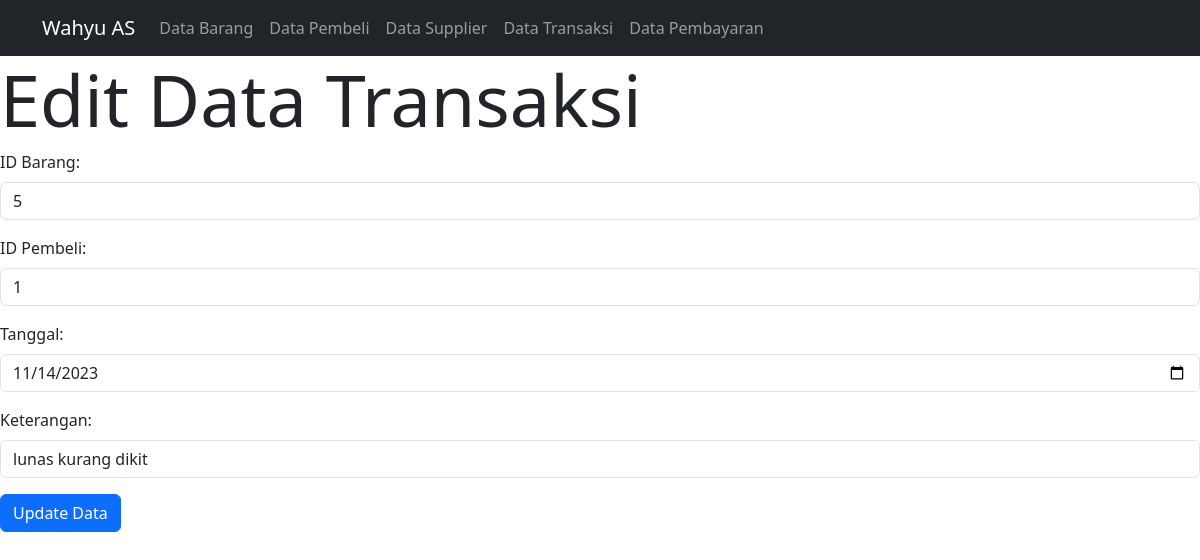
Screenshot of /Transaksi/ubah_transaksi.php?id=1 with the database file from the repository.
### tables this page shows
CREATE TABLE `transaksi` (
  `id_transaksi` int(11) NOT NULL,
  `id_barang` int(11) NOT NULL,
  `id_pembeli` int(11) NOT NULL,
  `tanggal` date NOT NULL,
  `keterangan` varchar(100) NOT NULL
);

### Transaksi/ubah_transaksi.php (the view, shortened to what this page needs)
<?php
require '../Functions/functions.php';
if (isset($_GET['id'])) {
    $id_transaksi = $_GET['id'];
    $transaksi_to_edit = query("SELECT * FROM transaksi WHERE id_transaksi = $id_transaksi")[0];
} else {
    header("Location: data_transaksi.php");
    exit();
}
?>
<!DOCTYPE html>
<html lang="en">
<head>
    <link href="https://cdn.jsdelivr.net/npm/bootstrap@5.3.2/dist/css/bootstrap.min.css" rel="stylesheet">
</head>
<body>
    <?php echo generateNavigation(); ?>
    <h1 class="display-2">Edit Data Transaksi</h1>
    <form action="" method="post">
    <div class="mb-3">
        <label for="id_barang" class="form-label">ID Barang:</label>
        <input type="text" name="id_barang" id="id_barang" class="form-control" value="<?= $transaksi_to_edit['id_barang']; ?>" required>
    </div>
    <div class="mb-3">
        <label for="id_pembeli" class="form-label">ID Pembeli:</label>
        <input type="text" name="id_pembeli" id="id_pembeli" class="form-control" value="<?= $transaksi_to_edit['id_pembeli']; ?>" required>
    </div>
    <div class="mb-3">
        <label for="tanggal" class="form-label">Tanggal:</label>
        <input type="date" name="tanggal" id="tanggal" class="form-control" value="<?= $transaksi_to_edit['tanggal']; ?>" required>
    </div>
    <div class="mb-3">
        <label for="keterangan" class="form-label">Keterangan:</label>
        <input type="text" name="keterangan" id="keterangan" class="form-control" value="<?= $transaksi_to_edit['keterangan']; ?>" required>
    </div>
    <button type="submit" name="update" class="btn btn-primary">Update Data</button>
</form>
</body>
</html>

### rows the page displays
transaksi: id_barang "5", id_pembeli "1", tanggal "11/14/2023", keterangan "lunas kurang dikit"
